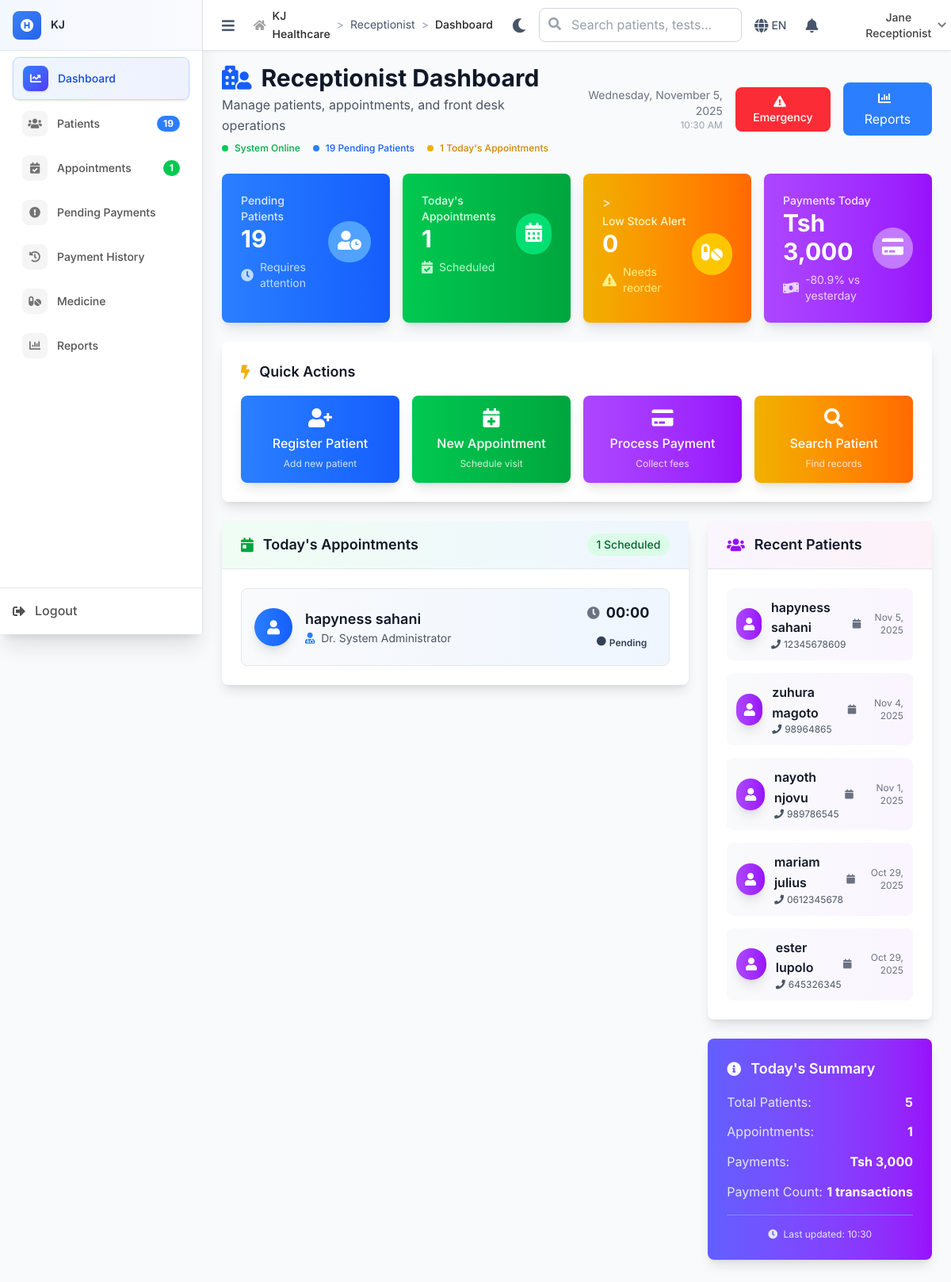
Page /receptionist/dashboard (signed in) on the committed database.
### tables this page shows
CREATE TABLE `consultations` (
  `id` int NOT NULL,
  `visit_id` int NOT NULL,
  `patient_id` int NOT NULL,
  `doctor_id` int NOT NULL,
  `consultation_number` int DEFAULT '1' COMMENT 'Multiple doctors can see patient same visit',
  `consultation_type` enum('new','follow_up','emergency','referral') DEFAULT 'new',
  `main_complaint` text,
  `history_of_present_illness` text,
  `on_examination` text,
  `diagnosis` text,
  `preliminary_diagnosis` text,
  `final_diagnosis` text,
  `treatment_plan` text,
  `notes` text,
  `follow_up_required` tinyint(1) DEFAULT '0',
  `follow_up_date` date DEFAULT NULL,
  `follow_up_instructions` text,
  `referred_to` varchar(200) DEFAULT NULL COMMENT 'Future: referral destination',
  `referral_reason` text COMMENT 'Future: why referred',
  `status` enum('pending','in_progress','completed','cancelled') DEFAULT 'pending',
  `cancellation_reason` text,
  `started_at` timestamp NULL DEFAULT NULL,
  `completed_at` timestamp NULL DEFAULT NULL,
  `created_at` timestamp NOT NULL DEFAULT CURRENT_TIMESTAMP,
  `updated_at` timestamp NOT NULL DEFAULT CURRENT_TIMESTAMP ON UPDATE CURRENT_TIMESTAMP
);

CREATE TABLE `patients` (
  `id` int NOT NULL,
  `registration_number` varchar(20) NOT NULL,
  `first_name` varchar(50) NOT NULL,
  `last_name` varchar(50) NOT NULL,
  `date_of_birth` date DEFAULT NULL,
  `gender` enum('male','female','other') DEFAULT NULL,
  `phone` varchar(20) DEFAULT NULL,
  `email` varchar(100) DEFAULT NULL,
  `address` text,
  `occupation` varchar(100) DEFAULT NULL,
  `emergency_contact_name` varchar(100) DEFAULT NULL,
  `emergency_contact_phone` varchar(20) DEFAULT NULL,
  `blood_group` varchar(5) DEFAULT NULL COMMENT 'A+, B-, O+, etc',
  `allergies` text COMMENT 'Known allergies',
  `chronic_conditions` text COMMENT 'Diabetes, Hypertension, etc',
  `insurance_company` varchar(100) DEFAULT NULL COMMENT 'Future use',
  `insurance_number` varchar(50) DEFAULT NULL COMMENT 'Future use',
  `created_at` timestamp NOT NULL DEFAULT CURRENT_TIMESTAMP,
  `updated_at` timestamp NOT NULL DEFAULT CURRENT_TIMESTAMP ON UPDATE CURRENT_TIMESTAMP
);

CREATE TABLE `users` (
  `id` int NOT NULL,
  `username` varchar(50) NOT NULL,
  `password_hash` varchar(255) NOT NULL,
  `email` varchar(100) NOT NULL,
  `role` enum('admin','receptionist','doctor','lab_technician') NOT NULL,
  `first_name` varchar(50) NOT NULL,
  `last_name` varchar(50) NOT NULL,
  `phone` varchar(20) DEFAULT NULL,
  `specialization` varchar(100) DEFAULT NULL COMMENT 'For doctors - future use',
  `is_active` tinyint(1) DEFAULT '1',
  `created_at` timestamp NOT NULL DEFAULT CURRENT_TIMESTAMP,
  `updated_at` timestamp NOT NULL DEFAULT CURRENT_TIMESTAMP ON UPDATE CURRENT_TIMESTAMP
);

### views/receptionist/dashboard.php (the view, shortened to what the rows shown need)
<div class="space-y-6">
    <div class="flex items-center justify-between mb-6">
        <div>
            <h1 class="text-3xl font-bold text-gray-900 flex items-center">
                <i class="fas fa-hospital-user mr-3 text-blue-600"></i>
                Receptionist Dashboard
            </h1>
        </div>
    </div>
    <div class="grid grid-cols-1 lg:grid-cols-3 gap-6">
        <div class="lg:col-span-2">
            <div class="bg-white rounded-lg shadow-lg">
                <div class="p-6">
                    <?php if (empty($appointments)): ?>
                    <div class="text-center py-8">
                        <i class="fas fa-calendar-times text-4xl text-gray-300 mb-4"></i>
                        <p class="text-gray-500 text-lg">No appointments scheduled for today</p>
                        <p class="text-gray-400 text-sm mt-2">Schedule new appointments to get started</p>
                        <a href="/KJ/receptionist/appointments" class="inline-block mt-4 bg-blue-500 hover:bg-blue-600 text-white px-4 py-2 rounded-lg text-sm font-medium transition-colors">
                            <i class="fas fa-plus mr-2"></i>Schedule Appointment
                        </a>
                    </div>
                    <?php else: ?>
                    <div class="space-y-4">
                        <?php foreach ($appointments as $appointment): ?>
                        <div class="bg-gradient-to-r from-gray-50 to-blue-50 border border-gray-200 rounded-lg p-4 hover:shadow-md transition-all duration-300">
                            <div class="flex items-center justify-between">
                                <div class="flex items-center">
                                    <div class="w-12 h-12 bg-gradient-to-r from-blue-500 to-blue-600 rounded-full flex items-center justify-center mr-4 shadow-lg">
                                        <i class="fas fa-user text-white text-lg"></i>
                                    </div>
                                    <div>
                                        <p class="font-semibold text-gray-900 text-lg">
                                            <?php echo htmlspecialchars($appointment['first_name'] . ' ' . $appointment['last_name']); ?>
                                        </p>
                                        <p class="text-sm text-gray-600 flex items-center">
                                            <i class="fas fa-user-md mr-2 text-blue-500"></i>
                                            Dr. <?php echo htmlspecialchars($appointment['doctor_first'] . ' ' . $appointment['doctor_last']); ?>
                                        </p>
                                    </div>
                                </div>
                                <div class="text-right">
                                    <div class="flex items-center mb-2">
                                        <i class="fas fa-clock mr-2 text-gray-500"></i>
                                        <p class="text-lg font-bold text-gray-900">
                                                <?php $apt = $appointment['appointment_date'] ?? $appointment['visit_date'] ?? $appointment['created_at']; echo date('H:i', strtotime($apt)); ?>
                                            </p>
                                    </div>
                                    <span class="inline-flex px-3 py-1 text-xs font-semibold rounded-full
                                        ?>">
                                        <i class="fas fa-circle mr-1 text-xs"></i>
                                        <?php echo ucfirst($appointment['status']); ?>
                                    </span>
                                </div>
                            </div>
                        </div>
                        <?php endforeach; ?>
                    </div>
                    <?php endif; ?>
                </div>
            </div>
        </div>
        <div class="space-y-6">
            <div class="bg-white rounded-lg shadow-lg">
                <div class="p-6">
                    <div class="space-y-4">
                        <?php foreach ($recent_patients as $patient): ?>
                        <div class="flex items-center justify-between p-3 bg-gradient-to-r from-gray-50 to-purple-50 rounded-lg hover:shadow-md transition-all duration-300">
                            <div class="flex items-center">
                                <div class="w-10 h-10 bg-gradient-to-r from-purple-500 to-purple-600 rounded-full flex items-center justify-center mr-3 shadow-lg">
                                    <i class="fas fa-user text-white"></i>
                                </div>
                                <div>
                                    <p class="font-semibold text-gray-900">
                                        <?php echo htmlspecialchars($patient['first_name'] . ' ' . $patient['last_name']); ?>
                                    </p>
                                    <p class="text-xs text-gray-600 flex items-center">
                                        <i class="fas fa-phone mr-1"></i>
                                        <?php echo htmlspecialchars($patient['phone']); ?>
                                    </p>
                                </div>
                            </div>
                            <div class="text-right">
                                <span class="text-xs text-gray-500 flex items-center">
                                    <i class="fas fa-calendar mr-1"></i>
                                    <?php echo date('M j, Y', strtotime($patient['created_at'])); ?>
                                </span>
                            </div>
                        </div>
                        <?php endforeach; ?>
                    </div>
                </div>
            </div>
        </div>
    </div>
</div>

### rows in the picture
consultations: patient.last_name "hapyness sahani", doctor.last_name "System Administrator", apt "00:00", status "Pending"
patients: first_name+last_name "hapyness sahani", phone "12345678609", created_at "Nov 5, 2025"
patients: first_name+last_name "zuhura magoto", phone "98964865", created_at "Nov 4, 2025"
patients: first_name+last_name "nayoth njovu", phone "989786545", created_at "Nov 1, 2025"
patients: first_name+last_name "mariam julius", phone "0612345678", created_at "Oct 29, 2025"
patients: first_name+last_name "ester lupolo", phone "645326345", created_at "Oct 29, 2025"

### other values in the picture
$_ENV['APP_NAME'] "KJ"
$item['text'] "Dashboard"
$item['text'] "Patients"
$badge "19"
$item['text'] "Appointments"
$badge "1"
$item['text'] "Pending Payments"
$item['text'] "Payment History"
$item['text'] "Medicine"
$item['text'] "Reports"
$crumb['text'] "Receptionist"
$crumb['text'] "Dashboard"
$_SESSION['user_name'] "Jane Receptionist"
$sidebar_data['pending_patients'] "19"
$sidebar_data['upcoming_appointments'] "1"
